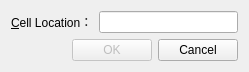
<?xml version="1.0" encoding="UTF-8"?>
<ui version="4.0">
 <class>GoToCellDialog</class>
 <widget class="QWidget" name="GoToCellDialog">
  <property name="geometry">
   <rect>
    <x>0</x>
    <y>0</y>
    <width>249</width>
    <height>71</height>
   </rect>
  </property>
  <property name="windowTitle">
   <string>Go To Cell</string>
  </property>
  <layout class="QVBoxLayout" name="verticalLayout">
   <item>
    <layout class="QHBoxLayout" name="horizontalLayout">
     <item>
      <widget class="QLabel" name="label">
       <property name="text">
        <string>&amp;Cell Location：</string>
       </property>
       <property name="buddy">
        <cstring>lineEdit</cstring>
       </property>
      </widget>
     </item>
     <item>
      <widget class="QLineEdit" name="lineEdit"/>
     </item>
    </layout>
   </item>
   <item>
    <layout class="QHBoxLayout" name="horizontalLayout_2">
     <item>
      <spacer name="horizontalSpacer">
       <property name="orientation">
        <enum>Qt::Horizontal</enum>
       </property>
       <property name="sizeHint" stdset="0">
        <size>
         <width>40</width>
         <height>20</height>
        </size>
       </property>
      </spacer>
     </item>
     <item>
      <widget class="QPushButton" name="okButton">
       <property name="enabled">
        <bool>false</bool>
       </property>
       <property name="text">
        <string>OK</string>
       </property>
      </widget>
     </item>
     <item>
      <widget class="QPushButton" name="cancelButton">
       <property name="text">
        <string>Cancel</string>
       </property>
      </widget>
     </item>
    </layout>
   </item>
  </layout>
 </widget>
 <tabstops>
  <tabstop>lineEdit</tabstop>
  <tabstop>okButton</tabstop>
  <tabstop>cancelButton</tabstop>
 </tabstops>
 <resources/>
 <connections/>
</ui>
